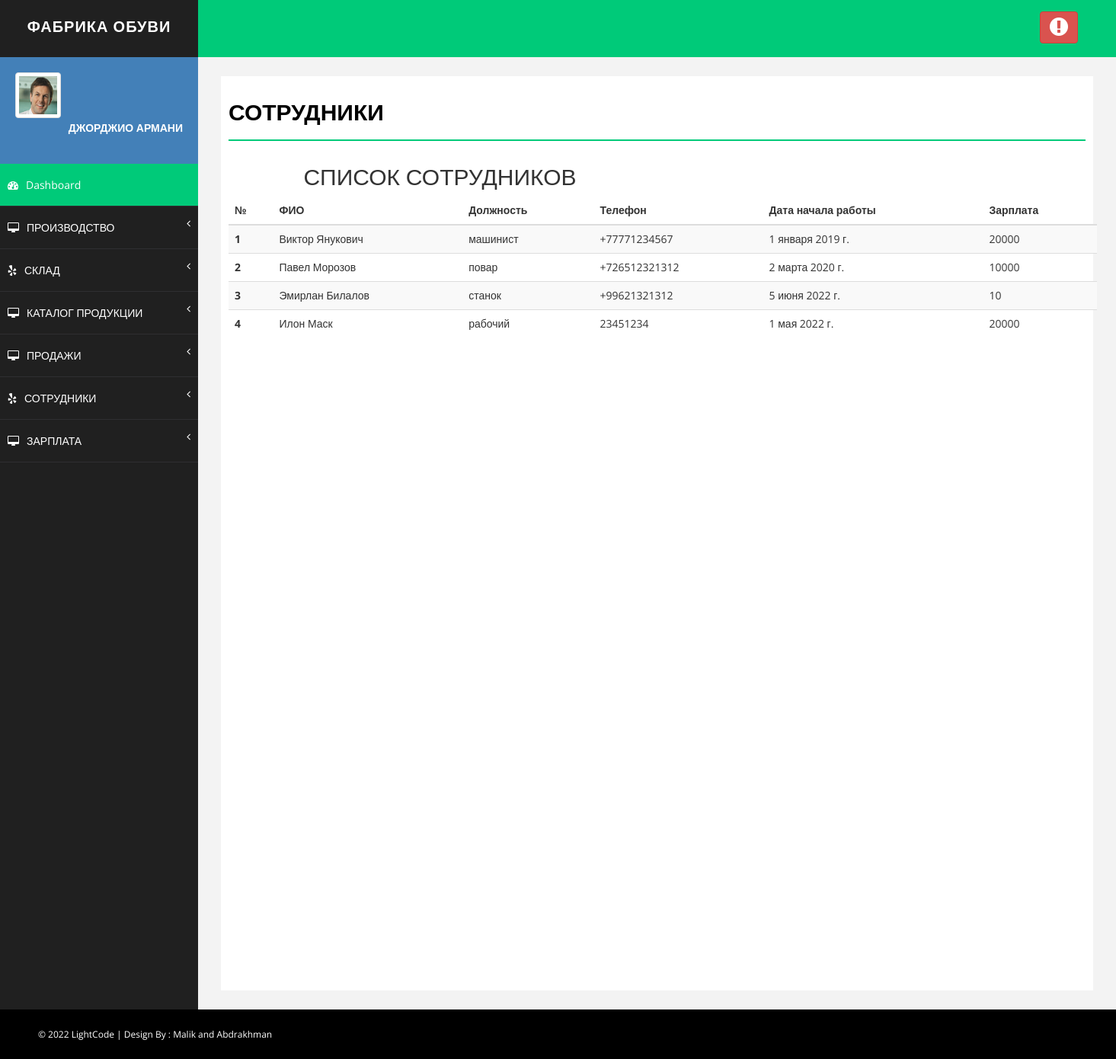
The page /emp_report on the database its author committed.
### manufacture/models.py (models this page shows, shortened)
class Employee(models.Model):
    active = models.BooleanField(default=True)
    occupation = models.CharField(max_length=100, blank=True, verbose_name='Должность')
    date_start = models.DateField(verbose_name="Дата начала работы", blank=True)
    fio = models.CharField(max_length=64, unique=True, verbose_name="ФИО")  # имя фамилия отчество сотрудника
    phone = models.CharField(max_length=20, blank=True, verbose_name="Номер телефона")
    phone1 = models.CharField(max_length=20, blank=True, verbose_name="Дополнительный номер")
    monthly_salary = models.IntegerField(default=0, blank=True)
    class Meta:
        verbose_name = 'Сотрудник'
        verbose_name_plural = 'Сотрудники'

### manufacture/views.py (the view)
# urls.py: path('emp_report', employers, name='employers'),
def employers(request):
    employer = Employee.objects.all()
    return render(request, 'manufacture/emp_report.html', {'employer': employer})

### manufacture/templates/manufacture/emp_report.html (shortened to what this page needs)
{% extends 'base.html' %}
{% load static %}
{% block content %}
 <div id="page-wrapper">
            <div id="page-inner">
                <div class="row">
                    <div class="col-md-12">
                        <h1 class="page-head-line">СОТРУДНИКИ</h1>
					</div>
	<body>
	<section class="ftco-section">
		<div class="container">
			<div class="row justify-content-center">
				<div class="col-md-6 text-center mb-5">
					<h2 class="heading-section">СПИСОК СОТРУДНИКОВ</h2>
				</div>
			</div>
			<div class="row">
				<div class="col-md-12">
					<div class="table-wrap">
						<table class="table table-striped">
						  <thead>
						    <tr>
						      <th>№</th>
								<th>ФИО</th>
						      <th>Должность</th>
						      <th>Телефон</th>
						      <th>Дата начала работы </th>
						      <th>Зарплата</th>
						    </tr>
						  </thead>
						  <tbody>
						  {% for i in employer %}
						  <tr>
						      <th scope="row"> {{ i.id}}</th>
						      <td>{{ i.fio }}</td>
								<td>{{ i.occupation }}</td>
								<td>{{ i.phone }}</td>
						      <td>{{ i.date_start }}</td>
						      <td>{{ i.monthly_salary }}</td>
						    </tr>
						  {% endfor %}
						  </tbody>
						</table>
					</div>
				</div>
			</div>
		</div>
	</section>
	</div>
			</div>
	</html>
{% endblock %}

### config/static/assets/css/basic.css (style rules this page uses)
body { font-family: 'Open Sans', sans-serif; line-height:25px; }
#page-wrapper { padding: 15px 15px; min-height: 600px; background: #F3F3F3; }
#page-inner { width: 100%; margin: 10px 20px 10px 0px; background-color: #fff!important; padding: 10px; min-height: 1200px; }
.page-head-line { font-size: 30px; text-transform: uppercase; color: #000; font-weight: 800; padding-bottom: 20px; border-bottom: 2px solid #00CA79; margin-bottom: 10px; }
@media (min-width:768px) { #page-wrapper { margin: 0 0 0 260px; padding: 15px 30px; min-height: 1200px; } }

### rows shown on the page
Employee: id "1", fio "Виктор Янукович", occupation "машинист", phone "+77771234567", date_start "1 января 2019 г.", monthly_salary "20000"
Employee: id "2", fio "Павел Морозов", occupation "повар", phone "+726512321312", date_start "2 марта 2020 г.", monthly_salary "10000"
Employee: id "3", fio "Эмирлан Билалов", occupation "станок", phone "+99621321312", date_start "5 июня 2022 г.", monthly_salary "10"
Employee: id "4", fio "Илон Маск", occupation "рабочий", phone "23451234", date_start "1 мая 2022 г.", monthly_salary "20000"
